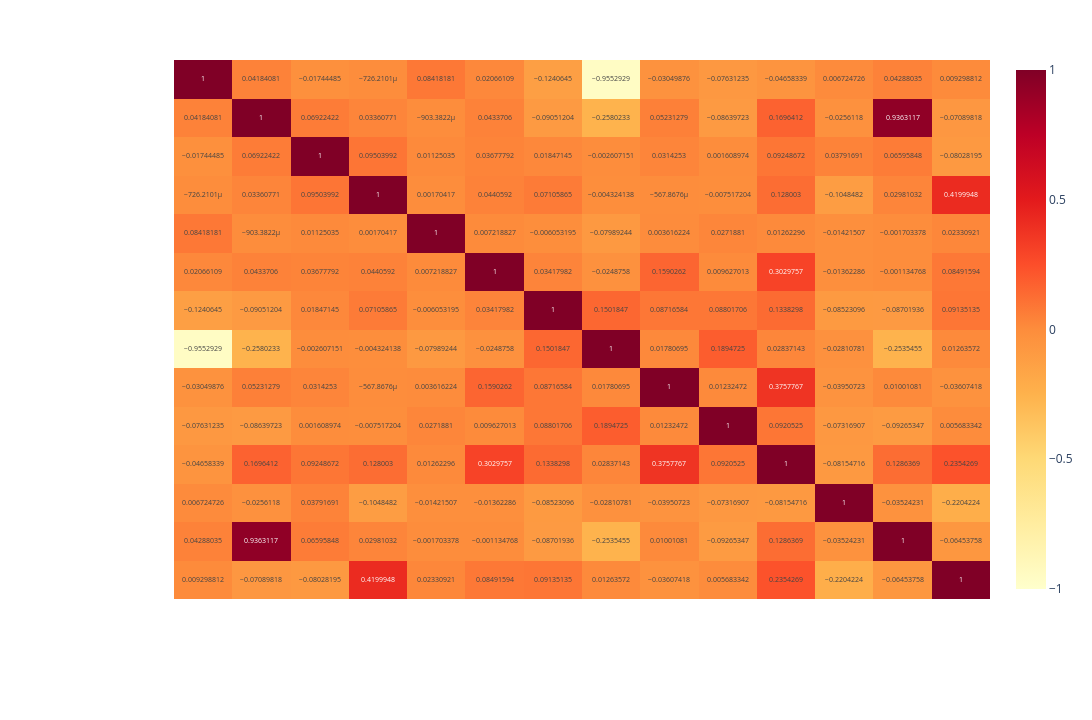

Source (notebook cell):
### Code cell
# Selecting only numeric columns for correlation:
numeric_cols = [
    "VendorID", "RatecodeID", "PULocationID", "DOLocationID", 
    "passenger_count", "trip_distance", "extra", 
    "mta_tax", "tolls_amount", "improvement_surcharge", 
    "total_revenue", "payment_type", "trip_type", "congestion_surcharge"
]

# Computing correlation:
corr = df[numeric_cols].corr()

# Creating heatmap:
fig = px.imshow(
    corr,
    text_auto=True,
    color_continuous_scale="ylorrd",
    zmin=-1, zmax=1,
    aspect="auto"
)

# Updating layout:
fig.update_layout(
    title="Correlation Heatmap of Taxi Trip Features",
    title_font=dict(color="white", size=22),
    xaxis_title="Features",
    yaxis_title="Features",
    xaxis=dict(title_font=dict(color="white"), tickfont=dict(color="white")),
    yaxis=dict(title_font=dict(color="white"), tickfont=dict(color="white")),
    plot_bgcolor="rgba(0,0,0,0)",
    paper_bgcolor="rgba(0,0,0,0)",
    width=1280,                   
    height=720
)

fig.show()

### Figure 1 — Plotly figure (JSON) as saved in the notebook; plotly's stock layout.template omitted (floating-point values rounded to 4 significant figures; data arrays with more than 128 entries replaced by an {"elided": "..."} marker saying what was removed)
{"data": [{"coloraxis": "coloraxis", "hovertemplate": "x: %{x}<br>y: %{y}<br>color: %{z}<extra></extra>", "name": "0", "texttemplate": "%{z}", "type": "heatmap", "x": ["VendorID", "RatecodeID", "PULocationID", "DOLocationID", "passenger_count", "trip_distance", "extra", "mta_tax", "tolls_amount", "improvement_surcharge", "total_revenue", "payment_type", "trip_type", "congestion_surcharge"], "xaxis": "x", "y": ["VendorID", "RatecodeID", "PULocationID", "DOLocationID", "passenger_count", "trip_distance", "extra", "mta_tax", "tolls_amount", "improvement_surcharge", "total_revenue", "payment_type", "trip_type", "congestion_surcharge"], "yaxis": "y", "z": {"elided": "14x14 float values"}}], "layout": {"coloraxis": {"cmax": 1, "cmin": -1, "colorscale": [[0, "rgb(255,255,204)"], [0.125, "rgb(255,237,160)"], [0.25, "rgb(254,217,118)"], [0.375, "rgb(254,178,76)"], [0.5, "rgb(253,141,60)"], [0.625, "rgb(252,78,42)"], [0.75, "rgb(227,26,28)"], [0.875, "rgb(189,0,38)"], [1, "rgb(128,0,38)"]]}, "height": 720, "margin": {"t": 60}, "paper_bgcolor": "rgba(0,0,0,0)", "plot_bgcolor": "rgba(0,0,0,0)", "title": {"font": {"color": "white", "size": 22}, "text": "Correlation Heatmap of Taxi Trip Features"}, "width": 1280, "xaxis": {"anchor": "y", "domain": [0, 1], "tickfont": {"color": "white"}, "title": {"font": {"color": "white"}, "text": "Features"}}, "yaxis": {"anchor": "x", "autorange": "reversed", "domain": [0, 1], "tickfont": {"color": "white"}, "title": {"font": {"color": "white"}, "text": "Features"}}}}
